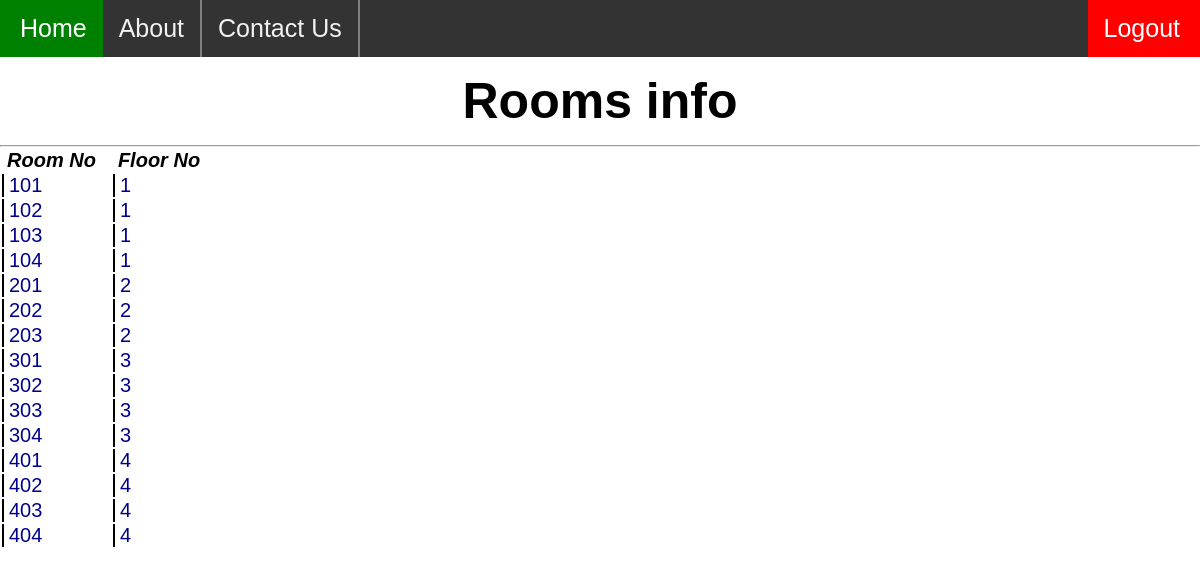
Page /php_scripts/rooms/view_rooms.php (signed in) on the committed database.
### tables this page shows
CREATE TABLE `Rooms` (
  `Room_No` int(11) NOT NULL,
  `Floor_No` int(11) DEFAULT NULL,
  PRIMARY KEY (`Room_No`)
);

### php_scripts/rooms/view_rooms.php (the view, shortened to what this page needs)
<!DOCTYPE html>
<html>
<head>
	<link rel="stylesheet" href="../styles/view_emp.css">
</head>
<body>
        <?php include "../include/header.php" ?>
        <?php $conn = mysqli_connect("localhost","root","password","Hospital");
        $command = "SELECT * FROM Rooms";
        $ans = $conn->query($command);
            if(mysqli_num_rows($ans) > 0)
            {
                echo "<h2 id='main_heading'>Rooms info</h2>";
                echo "<table>";
                echo "<tr>";
                echo "<th><em class='header_row'> Room No </em></th>";
                echo "<th><em class='header_row'>Floor No</em></th>";
                echo "</tr>";
                echo "<hr>";
            while($table_row = mysqli_fetch_array($ans))
            {
                echo "<tr>";
                echo "<td class='other_row'>" .$table_row['Room_No']. "</td>";
                echo "<td class='other_row'>" .$table_row['Floor_No']. "</td>";
                echo "</tr>";
            }
                echo "</table>";
        }
         else
         {
            echo "<h2>Sorry no patients here</h2>";
         }?>
</body>
</html>

### php_scripts/styles/view_emp.css (style rules this page uses)
* { margin: 0; padding: 0; font-family: sans-serif; }
#main_heading { color: black; margin: 15px 0; font-size: 50px; text-align: center; }
.header_row { color: black; font-size: larger; text-decoration: none; margin-right: 10px; padding: 0 5px; font-size: 20px; }
.other_row { color: darkblue; border-left: 2px solid black; margin-right: 10px; padding: 0 5px; font-size: 20px; }

### rows in the picture
rooms: Room_No "101", Floor_No "1"
rooms: Room_No "102", Floor_No "1"
rooms: Room_No "103", Floor_No "1"
rooms: Room_No "104", Floor_No "1"
rooms: Room_No "201", Floor_No "2"
rooms: Room_No "202", Floor_No "2"
rooms: Room_No "203", Floor_No "2"
rooms: Room_No "301", Floor_No "3"
rooms: Room_No "302", Floor_No "3"
rooms: Room_No "303", Floor_No "3"
rooms: Room_No "304", Floor_No "3"
rooms: Room_No "401", Floor_No "4"
rooms: Room_No "402", Floor_No "4"
rooms: Room_No "403", Floor_No "4"
rooms: Room_No "404", Floor_No "4"
